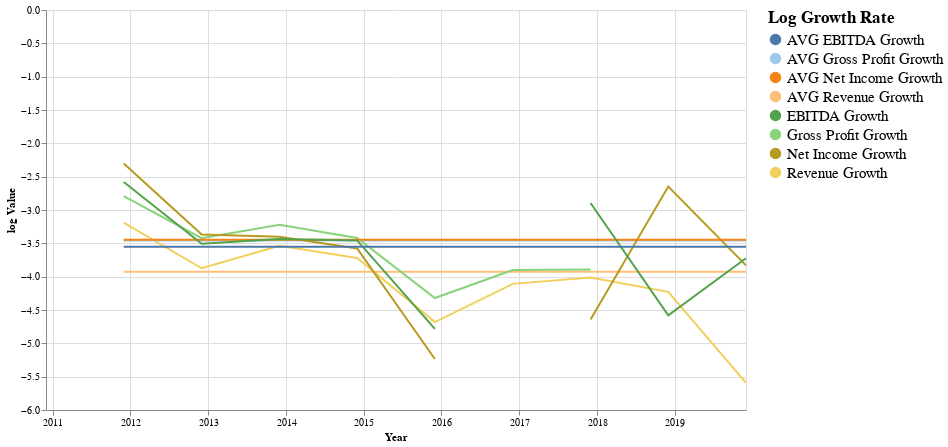

Write notebook code for a chart like this one.
### Markdown cell above
### Earnings Base Historical Growth in Growth Rates (Natural Log)

### Code cell
#hide

#Take natural logs
df['log Value'] =  np.around(np.log(df['Value']), 4)
# select a point for which to provide details-on-demand
label = alt.selection_multi(fields=['Metric'], bind='legend', 
     on='mouseover',  # select on mouseover events
     nearest=True,    # select data point nearest the cursor
     empty='none'     # empty selection includes no data points
 )
# define our base line chart of stock prices
base = alt.Chart().mark_line().encode(
    
    alt.X('Year:T'),
    alt.Y('log Value:Q'),
    color = alt.Color('Metric:N', legend=alt.Legend(title="Log Growth Rate", labelFontSize=15, titleFontSize=17),
                     scale=alt.Scale(scheme='tableau20'))
                             

    )

alt.layer(
    base, # base line chart
    
    # add a rule mark to serve as a guide line
    alt.Chart().mark_rule(color='#aaa').encode(
        x='Year:T'
    ).transform_filter(label),
    
    # add circle marks for selected time points, hide unselected points
    base.mark_circle().encode(
        opacity=alt.condition(label, alt.value(1), alt.value(0))
    ).add_selection(label),

    # add white stroked text to provide a legible background for labels
    base.mark_text(align='left', dx=5, dy=-5, stroke='white', strokeWidth=2).encode(
        text='log Value:Q'
    ).transform_filter(label),

    # add text labels for stock prices
    base.mark_text(align='left', dx=5, dy=-5).encode(
        text='log Value:Q'
    ).transform_filter(label),
    
    data=df
).properties(
    width=700,
    height=400
)

### Figure 1 — Vega-Lite specification as saved in the notebook (floating-point values rounded to 4 significant figures)
{"config": {"view": {"continuousWidth": 400, "continuousHeight": 300}}, "layer": [{"mark": "line", "encoding": {"color": {"type": "nominal", "field": "Metric", "legend": {"labelFontSize": 15, "title": "Log Growth Rate", "titleFontSize": 17}, "scale": {"scheme": "tableau20"}}, "x": {"type": "temporal", "field": "Year"}, "y": {"type": "quantitative", "field": "log Value"}}}, {"mark": {"type": "rule", "color": "#aaa"}, "encoding": {"x": {"type": "temporal", "field": "Year"}}, "transform": [{"filter": {"selection": "selector012"}}]}, {"mark": "circle", "encoding": {"color": {"type": "nominal", "field": "Metric", "legend": {"labelFontSize": 15, "title": "Log Growth Rate", "titleFontSize": 17}, "scale": {"scheme": "tableau20"}}, "opacity": {"condition": {"value": 1, "selection": "selector012"}, "value": 0}, "x": {"type": "temporal", "field": "Year"}, "y": {"type": "quantitative", "field": "log Value"}}, "selection": {"selector012": {"type": "multi", "fields": ["Metric"], "bind": "legend", "on": "mouseover", "nearest": true, "empty": "none"}}}, {"mark": {"type": "text", "align": "left", "dx": 5, "dy": -5, "stroke": "white", "strokeWidth": 2}, "encoding": {"color": {"type": "nominal", "field": "Metric", "legend": {"labelFontSize": 15, "title": "Log Growth Rate", "titleFontSize": 17}, "scale": {"scheme": "tableau20"}}, "text": {"type": "quantitative", "field": "log Value"}, "x": {"type": "temporal", "field": "Year"}, "y": {"type": "quantitative", "field": "log Value"}}, "transform": [{"filter": {"selection": "selector012"}}]}, {"mark": {"type": "text", "align": "left", "dx": 5, "dy": -5}, "encoding": {"color": {"type": "nominal", "field": "Metric", "legend": {"labelFontSize": 15, "title": "Log Growth Rate", "titleFontSize": 17}, "scale": {"scheme": "tableau20"}}, "text": {"type": "quantitative", "field": "log Value"}, "x": {"type": "temporal", "field": "Year"}, "y": {"type": "quantitative", "field": "log Value"}}, "transform": [{"filter": {"selection": "selector012"}}]}], "data": {"name": "data-2d274b42d27a0a2febffde9e2c0e28a5"}, "height": 400, "width": 700, "$schema": "https://vega.github.io/schema/vega-lite/v4.0.2.json", "datasets": {"data-2d274b42d27a0a2febffde9e2c0e28a5": [{"Year": "12/1/2019", "Metric": "Revenue Growth", "Value": 0.00372, "log Value": -5.594}, {"Year": "12/1/2019", "Metric": "AVG Revenue Growth", "Value": 0.01972, "log Value": -3.926}, {"Year": "12/1/2019", "Metric": "Gross Profit Growth", "Value": null, "log Value": null}, {"Year": "12/1/2019", "Metric": "AVG Gross Profit Growth", "Value": 0.0315, "log Value": -3.458}, {"Year": "12/1/2019", "Metric": "Net Income Growth", "Value": 0.02169, "log Value": -3.831}, {"Year": "12/1/2019", "Metric": "AVG Net Income Growth", "Value": 0.03189, "log Value": -3.446}, {"Year": "12/1/2019", "Metric": "EBITDA Growth", "Value": 0.02414, "log Value": -3.724}, {"Year": "12/1/2019", "Metric": "AVG EBITDA Growth", "Value": 0.0287, "log Value": -3.551}, {"Year": "12/1/2018", "Metric": "Revenue Growth", "Value": 0.01459, "log Value": -4.227}, {"Year": "12/1/2018", "Metric": "AVG Revenue Growth", "Value": 0.01972, "log Value": -3.926}, {"Year": "12/1/2018", "Metric": "Gross Profit Growth", "Value": null, "log Value": null}, {"Year": "12/1/2018", "Metric": "AVG Gross Profit Growth", "Value": 0.0315, "log Value": -3.458}, {"Year": "12/1/2018", "Metric": "Net Income Growth", "Value": 0.07078, "log Value": -2.648}, {"Year": "12/1/2018", "Metric": "AVG Net Income Growth", "Value": 0.03189, "log Value": -3.446}, {"Year": "12/1/2018", "Metric": "EBITDA Growth", "Value": 0.01025, "log Value": -4.58}, {"Year": "12/1/2018", "Metric": "AVG EBITDA Growth", "Value": 0.0287, "log Value": -3.551}, {"Year": "12/1/2017", "Metric": "Revenue Growth", "Value": 0.01806, "log Value": -4.014}, {"Year": "12/1/2017", "Metric": "AVG Revenue Growth", "Value": 0.01972, "log Value": -3.926}, {"Year": "12/1/2017", "Metric": "Gross Profit Growth", "Value": 0.02043, "log Value": -3.891}, {"Year": "12/1/2017", "Metric": "AVG Gross Profit Growth", "Value": 0.0315, "log Value": -3.458}, {"Year": "12/1/2017", "Metric": "Net Income Growth", "Value": 0.00965, "log Value": -4.641}, {"Year": "12/1/2017", "Metric": "AVG Net Income Growth", "Value": 0.03189, "log Value": -3.446}, {"Year": "12/1/2017", "Metric": "EBITDA Growth", "Value": 0.05529, "log Value": -2.895}, {"Year": "12/1/2017", "Metric": "AVG EBITDA Growth", "Value": 0.0287, "log Value": -3.551}, {"Year": "12/1/2016", "Metric": "Revenue Growth", "Value": 0.01644, "log Value": -4.108}, {"Year": "12/1/2016", "Metric": "AVG Revenue Growth", "Value": 0.01972, "log Value": -3.926}, {"Year": "12/1/2016", "Metric": "Gross Profit Growth", "Value": 0.02023, "log Value": -3.901}, {"Year": "12/1/2016", "Metric": "AVG Gross Profit Growth", "Value": 0.0315, "log Value": -3.458}, {"Year": "12/1/2016", "Metric": "Net Income Growth", "Value": -0.01631, "log Value": null}, {"Year": "12/1/2016", "Metric": "AVG Net Income Growth", "Value": 0.03189, "log Value": -3.446}, {"Year": "12/1/2016", "Metric": "EBITDA Growth", "Value": -0.0093, "log Value": null}, {"Year": "12/1/2016", "Metric": "AVG EBITDA Growth", "Value": 0.0287, "log Value": -3.551}, {"Year": "12/1/2015", "Metric": "Revenue Growth", "Value": 0.00926, "log Value": -4.682}, {"Year": "12/1/2015", "Metric": "AVG Revenue Growth", "Value": 0.01972, "log Value": -3.926}, {"Year": "12/1/2015", "Metric": "Gross Profit Growth", "Value": 0.01329, "log Value": -4.321}, {"Year": "12/1/2015", "Metric": "AVG Gross Profit Growth", "Value": 0.0315, "log Value": -3.458}, {"Year": "12/1/2015", "Metric": "Net Income Growth", "Value": 0.00533, "log Value": -5.234}, {"Year": "12/1/2015", "Metric": "AVG Net Income Growth", "Value": 0.03189, "log Value": -3.446}, {"Year": "12/1/2015", "Metric": "EBITDA Growth", "Value": 0.00837, "log Value": -4.783}, {"Year": "12/1/2015", "Metric": "AVG EBITDA Growth", "Value": 0.0287, "log Value": -3.551}, {"Year": "12/1/2014", "Metric": "Revenue Growth", "Value": 0.02427, "log Value": -3.719}, {"Year": "12/1/2014", "Metric": "AVG Revenue Growth", "Value": 0.01972, "log Value": -3.926}, {"Year": "12/1/2014", "Metric": "Gross Profit Growth", "Value": 0.03268, "log Value": -3.421}, {"Year": "12/1/2014", "Metric": "AVG Gross Profit Growth", "Value": 0.0315, "log Value": -3.458}, {"Year": "12/1/2014", "Metric": "Net Income Growth", "Value": 0.02795, "log Value": -3.577}, {"Year": "12/1/2014", "Metric": "AVG Net Income Growth", "Value": 0.03189, "log Value": -3.446}, {"Year": "12/1/2014", "Metric": "EBITDA Growth", "Value": 0.03155, "log Value": -3.456}, {"Year": "12/1/2014", "Metric": "AVG EBITDA Growth", "Value": 0.0287, "log Value": -3.551}, {"Year": "12/1/2013", "Metric": "Revenue Growth", "Value": 0.02912, "log Value": -3.536}, {"Year": "12/1/2013", "Metric": "AVG Revenue Growth", "Value": 0.01972, "log Value": -3.926}, {"Year": "12/1/2013", "Metric": "Gross Profit Growth", "Value": 0.03996, "log Value": -3.22}, {"Year": "12/1/2013", "Metric": "AVG Gross Profit Growth", "Value": 0.0315, "log Value": -3.458}, {"Year": "12/1/2013", "Metric": "Net Income Growth", "Value": 0.03331, "log Value": -3.402}, {"Year": "12/1/2013", "Metric": "AVG Net Income Growth", "Value": 0.03189, "log Value": -3.446}, {"Year": "12/1/2013", "Metric": "EBITDA Growth", "Value": 0.03224, "log Value": -3.434}, {"Year": "12/1/2013", "Metric": "AVG EBITDA Growth", "Value": 0.0287, "log Value": -3.551}, {"Year": "12/1/2012", "Metric": "Revenue Growth", "Value": 0.02078, "log Value": -3.874}, {"Year": "12/1/2012", "Metric": "AVG Revenue Growth", "Value": 0.01972, "log Value": -3.926}, {"Year": "12/1/2012", "Metric": "Gross Profit Growth", "Value": 0.0326, "log Value": -3.423}, {"Year": "12/1/2012", "Metric": "AVG Gross Profit Growth", "Value": 0.0315, "log Value": -3.458}, {"Year": "12/1/2012", "Metric": "Net Income Growth", "Value": 0.03447, "log Value": -3.368}, {"Year": "12/1/2012", "Metric": "AVG Net Income Growth", "Value": 0.03189, "log Value": -3.446}, {"Year": "12/1/2012", "Metric": "EBITDA Growth", "Value": 0.03001, "log Value": -3.506}, {"Year": "12/1/2012", "Metric": "AVG EBITDA Growth", "Value": 0.0287, "log Value": -3.551}, {"Year": "12/1/2011", "Metric": "Revenue Growth", "Value": 0.0412, "log Value": -3.189}, {"Year": "12/1/2011", "Metric": "AVG Revenue Growth", "Value": 0.01972, "log Value": -3.926}, {"Year": "12/1/2011", "Metric": "Gross Profit Growth", "Value": 0.06134, "log Value": -2.791}, {"Year": "12/1/2011", "Metric": "AVG Gross Profit Growth", "Value": 0.0315, "log Value": -3.458}, {"Year": "12/1/2011", "Metric": "Net Income Growth", "Value": 0.1002, "log Value": -2.301}, {"Year": "12/1/2011", "Metric": "AVG Net Income Growth", "Value": 0.03189, "log Value": -3.446}, {"Year": "12/1/2011", "Metric": "EBITDA Growth", "Value": 0.07576, "log Value": -2.58}, {"Year": "12/1/2011", "Metric": "AVG EBITDA Growth", "Value": 0.0287, "log Value": -3.551}, {"Year": "12/1/2010", "Metric": "Revenue Growth", "Value": null, "log Value": null}, {"Year": "12/1/2010", "Metric": "AVG Revenue Growth", "Value": null, "log Value": null}, {"Year": "12/1/2010", "Metric": "Gross Profit Growth", "Value": null, "log Value": null}, {"Year": "12/1/2010", "Metric": "AVG Gross Profit Growth", "Value": null, "log Value": null}, {"Year": "12/1/2010", "Metric": "Net Income Growth", "Value": null, "log Value": null}, {"Year": "12/1/2010", "Metric": "AVG Net Income Growth", "Value": null, "log Value": null}, {"Year": "12/1/2010", "Metric": "EBITDA Growth", "Value": null, "log Value": null}, {"Year": "12/1/2010", "Metric": "AVG EBITDA Growth", "Value": null, "log Value": null}]}}
